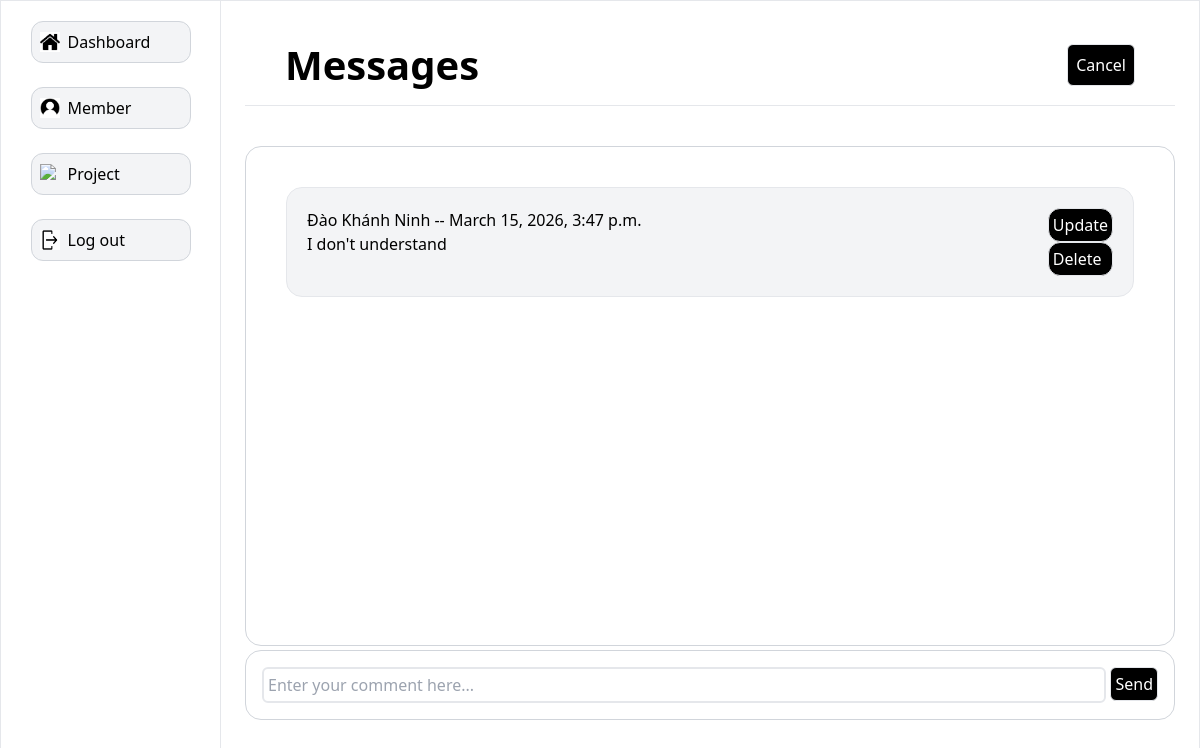
The app's page /comment/1 with its own data.
### main/models.py (models this page shows, shortened)
class Comment(models.Model):
    comment_id = models.AutoField(primary_key=True)
    user_name = models.CharField(max_length=100, blank=True, null=True)
    content = models.TextField(blank=True, null=True)
    project_id = models.ForeignKey(
        Project,
        on_delete=models.CASCADE,
        related_name='comments'
    )
    user_id = models.ForeignKey(
        Users,
        on_delete=models.CASCADE,
        related_name='comments'
    )
    created_at = models.DateTimeField(blank=True, null=True, auto_now_add=True)

class Users(AbstractUser):
    gender_dict = {
        'Male': 'Male',
        'Female': 'Female'
    }
    role_dict = {
        'Manager': 'Manager',
        'Staff': 'Staff'
    }
    full_name = models.CharField(max_length=100, blank=True, null=True)
    role = models.CharField(max_length=20, blank=True, null=True, choices=role_dict)
    gender = models.CharField(max_length=50, blank=True, null=True, choices=gender_dict)
    date_of_birth = models.DateTimeField(blank=True, null=True)

### main/views.py (the view, shortened to what this page needs)
# urls.py: path('comment/<str:pk>', views.comment, name='comment'),
def comment(request, pk):
    form = AddCommentForm()
    project = Project.objects.get(project_id=pk)
    comments = Comment.objects.filter(project_id=project)
    context = {'project': project, 'comments': comments, 'form':form}
    return render(request, 'main/comment.html', context=context)

### main/forms.py
class AddCommentForm(ModelForm):
    class Meta:
        model = Comment
        fields = ['content']
        widgets = {
            'content': TextInput(attrs={
                'class': 'border-2 border-gray-200 rounded-md w-full p-1',
                'placeholder': 'Enter your comment here...'
            })
        }

### main/templates/main/comment.html (shortened to what this page needs)
{% extends 'side_bar_member.html' %}
{% load static %}
{% block content %}
<div class="bg-white col-span-4 items-center border-b border-b-gray-200 flex flex-row p-10 justify-between w-full h-[80px]">
    <div><h1 class="text-[40px] font-bold">Messages</h1></div>
    <div class="flex flex-row">
        <div class="border border-gray-200 bg-black text-white p-2 rounded-md transition delay-150 duration-300 ease-in-out hover:bg-black-700 hover:scale-105"><a href="{% url 'task' project.project_id %}">Cancel</a></div>
    </div>
</div>
<div class="border border-gray-300 w-full h-[calc(100vh-300px)] mr-5 mt-10 rounded-2xl p-5 overflow-y-scroll">
{% for comment in comments %}
<div class="border border-gray-200 p-5 m-5 rounded-2xl w-[calc(100%-40px)] bg-gray-100 flex justify-between transition delay-150 duration-300 ease-in-out hover:bg-gray-200 hover:scale-100">
    <div>
        <h3>{{ comment.user_id.full_name }} -- {{comment.created_at}}</h3>
        <p>{{ comment.content }}</p>
    </div>
    <div>
        <div class="border border-gray-200 bg-black text-white rounded-xl p-1"><a href="{% url 'update_comment' comment.comment_id %}">Update</a></div>
        <div class="border border-gray-200 bg-black text-white rounded-xl p-1"><a href="{% url 'delete_comment' comment.comment_id %}">Delete</a></div>
    </div>
</div>
{% endfor %}
</div>
<div class="border border-gray-300 w-full mr-5 mt-1 rounded-2xl p-4">
    <form action="" method="post" class="flex justify-between">
        <div class="flex flex-row w-full">
            <div class="w-full">{{ form.content }}</div>
        </div>
        <div>
            <input type="submit" value="Send" class="border border-gray-200 rounded-md bg-black text-white transition delay-150 duration-300 ease-in-out hover:bg-black-700 hover:scale-105 p-1 ml-1">
        </div>
    </form>
</div>
{% endblock %}

### records on screen
Comment: user_id.full_name "Đào Khánh Ninh", created_at "March 15, 2026, 3:47 p.m.", content "I don't understand"
